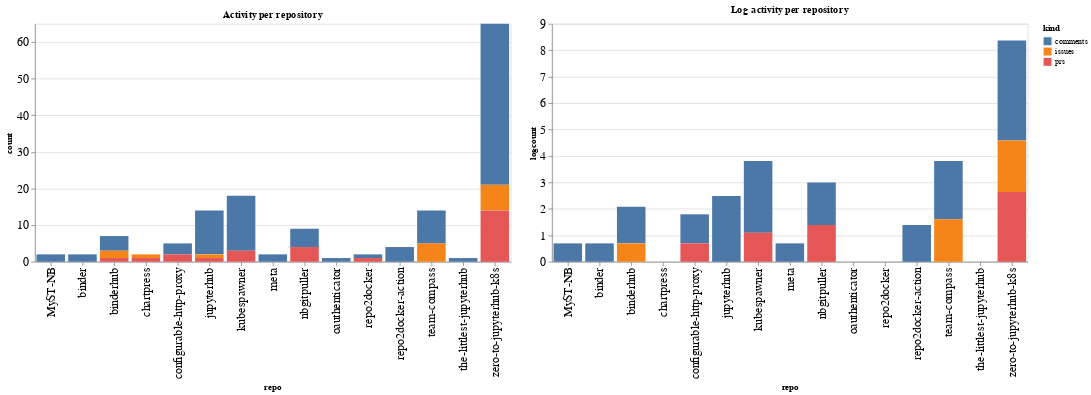

Here is the notebook cell this chart was saved with:
### Code cell
ch1 = alt.Chart(repo_summaries, width=600, title="Activity per repository").mark_bar().encode(
    x='repo',
    y='count',
    color='kind',
    tooltip="kind"
)

ch2 = alt.Chart(repo_summaries, width=600, title="Log activity per repository").mark_bar().encode(
    x='repo',
    y='logcount',
    color='kind',
    tooltip="kind"
)

ch1 | ch2

### Figure 1 — Vega-Lite specification as saved in the notebook (floating-point values rounded to 4 significant figures)
{"config": {"axisLeft": {"labelFontSize": 15}, "axisBottom": {"labelFontSize": 15}}, "hconcat": [{"mark": "bar", "encoding": {"color": {"type": "nominal", "field": "kind"}, "tooltip": {"type": "nominal", "field": "kind"}, "x": {"type": "nominal", "field": "repo"}, "y": {"type": "quantitative", "field": "count"}}, "title": "Activity per repository", "width": 600}, {"mark": "bar", "encoding": {"color": {"type": "nominal", "field": "kind"}, "tooltip": {"type": "nominal", "field": "kind"}, "x": {"type": "nominal", "field": "repo"}, "y": {"type": "quantitative", "field": "logcount"}}, "title": "Log activity per repository", "width": 600}], "data": {"name": "data-f088f27294597c6b6bc80b3a1dc61209"}, "$schema": "https://vega.github.io/schema/vega-lite/v4.8.1.json", "datasets": {"data-f088f27294597c6b6bc80b3a1dc61209": [{"repo": "MyST-NB", "kind": "comments", "count": 2, "logcount": 0.6931}, {"repo": "binder", "kind": "comments", "count": 2, "logcount": 0.6931}, {"repo": "binderhub", "kind": "comments", "count": 4, "logcount": 1.386}, {"repo": "binderhub", "kind": "issues", "count": 2, "logcount": 0.6931}, {"repo": "binderhub", "kind": "prs", "count": 1, "logcount": 0.0}, {"repo": "chartpress", "kind": "issues", "count": 1, "logcount": 0.0}, {"repo": "chartpress", "kind": "prs", "count": 1, "logcount": 0.0}, {"repo": "configurable-http-proxy", "kind": "comments", "count": 3, "logcount": 1.099}, {"repo": "configurable-http-proxy", "kind": "prs", "count": 2, "logcount": 0.6931}, {"repo": "jupyterhub", "kind": "comments", "count": 12, "logcount": 2.485}, {"repo": "jupyterhub", "kind": "issues", "count": 1, "logcount": 0.0}, {"repo": "jupyterhub", "kind": "prs", "count": 1, "logcount": 0.0}, {"repo": "kubespawner", "kind": "comments", "count": 15, "logcount": 2.708}, {"repo": "kubespawner", "kind": "prs", "count": 3, "logcount": 1.099}, {"repo": "meta", "kind": "comments", "count": 2, "logcount": 0.6931}, {"repo": "nbgitpuller", "kind": "comments", "count": 5, "logcount": 1.609}, {"repo": "nbgitpuller", "kind": "prs", "count": 4, "logcount": 1.386}, {"repo": "oauthenticator", "kind": "comments", "count": 1, "logcount": 0.0}, {"repo": "repo2docker", "kind": "comments", "count": 1, "logcount": 0.0}, {"repo": "repo2docker", "kind": "prs", "count": 1, "logcount": 0.0}, {"repo": "repo2docker-action", "kind": "comments", "count": 4, "logcount": 1.386}, {"repo": "team-compass", "kind": "comments", "count": 9, "logcount": 2.197}, {"repo": "team-compass", "kind": "issues", "count": 5, "logcount": 1.609}, {"repo": "the-littlest-jupyterhub", "kind": "comments", "count": 1, "logcount": 0.0}, {"repo": "zero-to-jupyterhub-k8s", "kind": "comments", "count": 44, "logcount": 3.784}, {"repo": "zero-to-jupyterhub-k8s", "kind": "issues", "count": 7, "logcount": 1.946}, {"repo": "zero-to-jupyterhub-k8s", "kind": "prs", "count": 14, "logcount": 2.639}]}}
